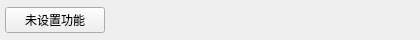
<?xml version="1.0" encoding="UTF-8"?>
<ui version="4.0">
 <class>ModuleDKSItem</class>
 <widget class="QFrame" name="ModuleDKSItem">
  <property name="geometry">
   <rect>
    <x>0</x>
    <y>0</y>
    <width>420</width>
    <height>40</height>
   </rect>
  </property>
  <property name="windowTitle">
   <string>Frame</string>
  </property>
  <widget class="QPushButton" name="pushButton_FuncKey">
   <property name="geometry">
    <rect>
     <x>5</x>
     <y>7</y>
     <width>100</width>
     <height>26</height>
    </rect>
   </property>
   <property name="styleSheet">
    <string notr="true">QPushButton{min-height:24px;max-height:24px;};</string>
   </property>
   <property name="text">
    <string>未设置功能</string>
   </property>
  </widget>
  <widget class="QLabel" name="labelSwitch1">
   <property name="geometry">
    <rect>
     <x>145</x>
     <y>10</y>
     <width>21</width>
     <height>21</height>
    </rect>
   </property>
   <property name="cursor">
    <cursorShape>PointingHandCursor</cursorShape>
   </property>
   <property name="styleSheet">
    <string notr="true">background-color:transparent;</string>
   </property>
   <property name="text">
    <string/>
   </property>
   <property name="pixmap">
    <pixmap resource="../res.qrc">:/images/k/ic_add.png</pixmap>
   </property>
  </widget>
  <widget class="QLabel" name="labelSwitch2">
   <property name="geometry">
    <rect>
     <x>215</x>
     <y>10</y>
     <width>21</width>
     <height>21</height>
    </rect>
   </property>
   <property name="cursor">
    <cursorShape>PointingHandCursor</cursorShape>
   </property>
   <property name="styleSheet">
    <string notr="true">background-color:transparent;</string>
   </property>
   <property name="text">
    <string/>
   </property>
   <property name="pixmap">
    <pixmap resource="../res.qrc">:/images/k/ic_add.png</pixmap>
   </property>
  </widget>
  <widget class="QLabel" name="labelSwitch3">
   <property name="geometry">
    <rect>
     <x>285</x>
     <y>10</y>
     <width>21</width>
     <height>21</height>
    </rect>
   </property>
   <property name="cursor">
    <cursorShape>PointingHandCursor</cursorShape>
   </property>
   <property name="styleSheet">
    <string notr="true">background-color:transparent;</string>
   </property>
   <property name="text">
    <string/>
   </property>
   <property name="pixmap">
    <pixmap resource="../res.qrc">:/images/k/ic_add.png</pixmap>
   </property>
  </widget>
  <widget class="QLabel" name="labelSwitch4">
   <property name="geometry">
    <rect>
     <x>355</x>
     <y>10</y>
     <width>21</width>
     <height>21</height>
    </rect>
   </property>
   <property name="cursor">
    <cursorShape>PointingHandCursor</cursorShape>
   </property>
   <property name="styleSheet">
    <string notr="true">background-color:transparent;</string>
   </property>
   <property name="text">
    <string/>
   </property>
   <property name="pixmap">
    <pixmap resource="../res.qrc">:/images/k/ic_add.png</pixmap>
   </property>
  </widget>
 </widget>
 <resources>
  <include location="../res.qrc"/>
 </resources>
 <connections/>
</ui>
